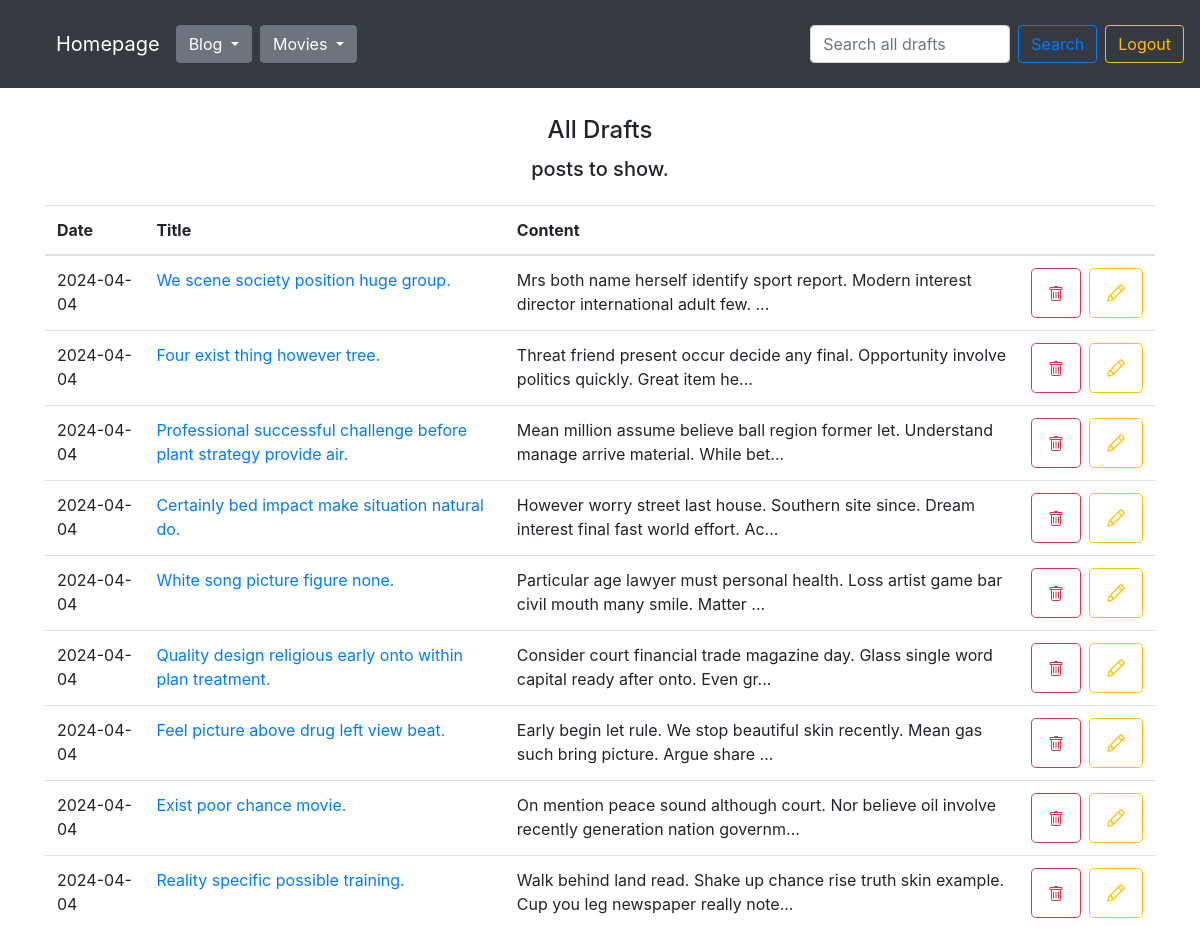
The page /drafts/ (signed in) on the database as committed earlier.
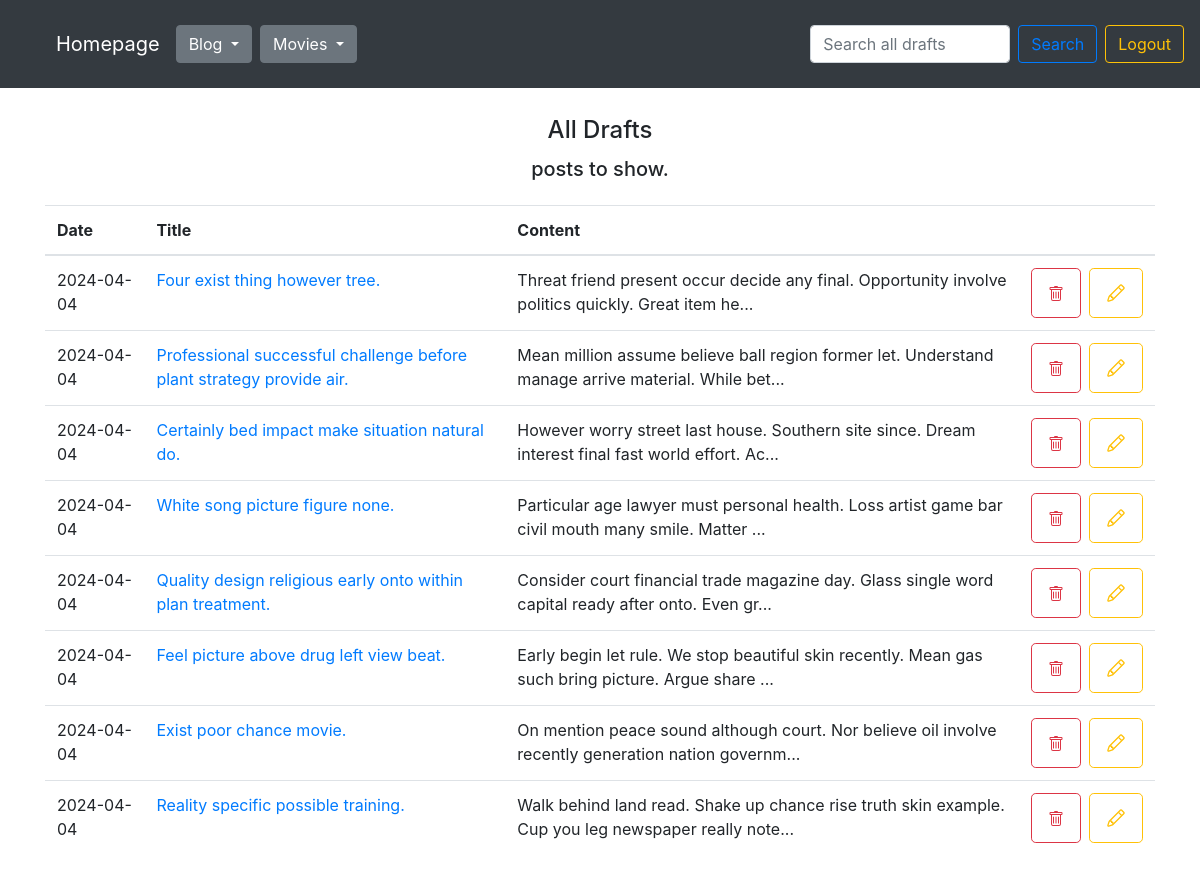
The same page on the database as committed later.
### blog/models.py (models this page shows)
class Entry(db.Model):
    id = db.Column(db.Integer, primary_key=True)
    title = db.Column(db.String(80), nullable=False)
    content = db.Column(db.Text, nullable=False)
    creation_date = db.Column(db.DateTime, nullable=False,
                              default=datetime.utcnow)
    is_published= db.Column(db.Boolean, default=False)
    comments = db.relationship("Comment", backref="entry")
    category_id = db.Column(db.Integer, db.ForeignKey('category.id'))

### blog/routes.py (the view)
@app.route('/drafts/')
@login_required
def list_drafts():
    clear_caterogies_db()
    all_categories = Category.query.all()
    all_posts = Entry.query.filter_by(is_published=True).order_by(Entry.creation_date.desc())
    drafts = Entry.query.filter_by(is_published=False).order_by(Entry.creation_date.desc())
    return render_template("drafts.html",
                           drafts=drafts,
                           all_categories=all_categories,
                           all_posts_counter=all_posts.count(),
                           drafts_counter=drafts.count(),
                           )

### blog/routes.py (called while the page is built)
def login_required(view_func):
    @functools.wraps(view_func)
    def check_permissions(*args, **kwargs):
        if session.get('logged_in'):
            return view_func(*args, **kwargs)
        return redirect(url_for('login', next=request.path))
    return check_permissions

@app.context_processor
def inject_template_name():
    return {'template_name': g.get('template_name', 'unknown')}

@app.context_processor
def utility_processor():
    def tmdb_image_url(path, size):
        return tmdb_client.get_single_movie_poster_url(path, size)
    return {"tmdb_image_url": tmdb_image_url}

@app.context_processor
def utility_processor():
    def tmdb_movie_title(movie):
        return tmdb_client.get_single_movie_title(movie)
    return {"tmdb_movie_title": tmdb_movie_title}

@app.context_processor
def utility_processor():
    def favorites_counter():
        favorites = Favorite.query.all()
        return len(favorites)
    return {"favorites_counter": favorites_counter}

### blog/utils.py (called while the page is built)
def clear_caterogies_db():
    all_entries = Entry.query.all()
    all_categories = Category.query.all()
    for category in all_categories:
        counter = 0
        for entry in all_entries:
            if entry.category_id == category.id:
                counter += 1
        if counter == 0:
            db.session.delete(category)
            db.session.commit()

### blog/templates/drafts.html (shortened to what this page needs)
{% set template_name = 'drafts' %}
{% extends "base.html" %}
{% block content %}
<div class="d-flex flex-column justify-content-center align-items-center">
  {% if search_query %}
    <h4>Search results for: {{ search_query }}</h4>
    <h5 class="mt-1 mb-4">Found {{ counter }} posts.</h5>
  {% else %}
    <h4>All Drafts</h4>
    <h5 class="mt-1 mb-4">{{ counter }} posts to show.</h5>
  {% endif %}
</div>
<table class="table">
  <thead>
    <tr>
      <th scope="col">Date</th>
      <th scope="col">Title</th>
      <th scope="col">Content</th>
      <th scope="col"></th>
    </tr>
  </thead>
  <tbody>
  {% for post in drafts %}
    <tr>
      <td>
        {{ post.creation_date.strftime('%Y-%m-%d') }}
      </td>
      <td>
        <a href="{{ url_for('edit_entry', entry_id=post.id) }}">
          {{ post.title }}
        </a>
        </td>
        <td>{{ post.content|truncate(100, true) }}</td>
        <td>
          <div class="d-flex flex-row justify-content-end align-items-center gap-2">
            <form class="mr-2" action="/delete-post/{{ post.id }}" method="POST">
              <button type="submit" class="btn btn-outline-danger btn-lg">
              </button>
            </form>
            <form action="/edit-post/{{ post.id }}" method="POST">
              <button type="submit" class="btn btn-outline-warning btn-lg">
              </button>
            </form>
          </div>
        </td>
      </tr>
  {% endfor %}
  </tbody>
</table>
{% endblock %}

### blog/templates/base.html (shortened to what this page needs)
<!doctype html>
<html lang="en">
<head>
  <link rel="stylesheet" href="https://stackpath.bootstrapcdn.com/bootstrap/4.5.0/css/bootstrap.min.css"
>
    <link rel="stylesheet" href="{{ url_for('static', filename='css/styles.css') }}">
</head>
<body>
<nav class="navbar navbar-expand-md navbar-dark bg-dark fixed-top d-flex flex-row justify-content-between align-items-center">
  <div class="collapse navbar-collapse d-flex flex-row align-items-end justify-content-start mt-3" id="navbarsExampleDefault">
    <ul class="d-flex flex-row align-items-center justify-content-center">
      <li><a class="navbar-brand" href="/">Homepage</a></li>
      <li>
      <div class="btn-group mr-2">
        <button type="button" class="btn btn-secondary dropdown-toggle" data-toggle="dropdown" aria-haspopup="true" aria-expanded="false">
          Blog
        </button>
      </div>
      </li>
      <li>
        <div class="btn-group">
          <button type="button" class="btn btn-secondary dropdown-toggle" data-toggle="dropdown" aria-haspopup="true" aria-expanded="false">
            Movies
          </button>
        </div>
        </li>
    </ul>
  </div>
  {% if template_name == 'homepage' %}
  <form class="form-inline my-2 my-lg-0 mr-2" action="{{ url_for('search_posts') }}" method="GET">
    <input class="form-control mr-sm-2 search_input" type="text" value="{% if search_query %}{{ search_query }}{% endif %}" placeholder="Search all posts" aria-label="Search" name="q">
    <button class="btn btn-outline-primary my-2 my-sm-0" type="submit">Search</button>
  </form>
  {% elif template_name == 'drafts' %}
  <form class="form-inline my-2 my-lg-0 mr-2" action="{{ url_for('search_drafts') }}" method="GET">
    <input class="form-control mr-sm-2 search_input" type="text" value="{% if search_query %}{{ search_query }}{% endif %}" placeholder="Search all drafts" aria-label="Search" name="q">
    <button class="btn btn-outline-primary my-2 my-sm-0" type="submit">Search</button>
  </form>
  {% endif %}
  {% if session.logged_in %}
  <form class="form-inline my-2 my-lg-0" action="{{ url_for('logout') }}" method="POST">
    <button class="btn btn-outline-warning my-2 my-sm-0" type="submit">Logout</button>
  </form>
  {% else %}
  <a href="{{ url_for('login') }}" class="btn btn-outline-warning my-2 my-lg-0">Login</a>
  {% endif %}
</nav>
<main role="main" class="container">
  {% block content %}
  {% endblock %}
</main>
</html>

### blog/templates/css/styles.css (style rules this page uses)
body { padding-top: 5rem; }
main { margin-top: 36px; }
ul { list-style-type: none; }
.btn-outline-danger.btn-lg, .btn-outline-warning.btn-lg { min-height: 50px; }
.search_input { max-width: 200px; }
svg { transition: .5s all; }

Rows that differ between the two databases and show on the page:
removed Entry: creation_date "2024-04-04", title "We scene society position huge group.", content "Mrs both name herself identify sport report. Modern interest director international adult few. ..."
